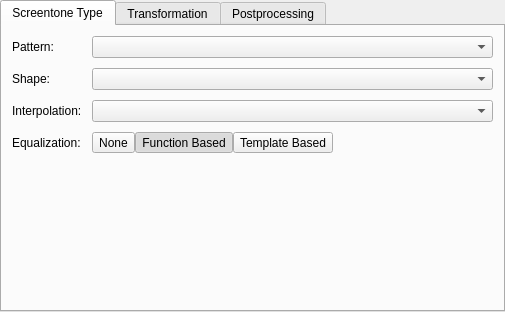
<?xml version="1.0" encoding="UTF-8"?>
<ui version="4.0">
 <author>
    SPDX-FileCopyrightText: none
    SPDX-License-Identifier: GPL-3.0-or-later
  </author>
 <class>ScreentoneConfigWidget</class>
 <widget class="QWidget" name="ScreentoneConfigWidget">
  <property name="geometry">
   <rect>
    <x>0</x>
    <y>0</y>
    <width>505</width>
    <height>312</height>
   </rect>
  </property>
  <property name="sizePolicy">
   <sizepolicy hsizetype="Preferred" vsizetype="Preferred">
    <horstretch>0</horstretch>
    <verstretch>0</verstretch>
   </sizepolicy>
  </property>
  <layout class="QVBoxLayout" name="verticalLayout">
   <property name="spacing">
    <number>0</number>
   </property>
   <property name="leftMargin">
    <number>0</number>
   </property>
   <property name="topMargin">
    <number>0</number>
   </property>
   <property name="rightMargin">
    <number>0</number>
   </property>
   <property name="bottomMargin">
    <number>0</number>
   </property>
   <item>
    <widget class="QTabWidget" name="tabWidget">
     <property name="currentIndex">
      <number>0</number>
     </property>
     <property name="usesScrollButtons">
      <bool>false</bool>
     </property>
     <widget class="QWidget" name="tabScreentoneType">
      <attribute name="title">
       <string>Screentone Type</string>
      </attribute>
      <layout class="QVBoxLayout" name="verticalLayout_2" stretch="0,1">
       <property name="spacing">
        <number>0</number>
       </property>
       <property name="leftMargin">
        <number>10</number>
       </property>
       <property name="topMargin">
        <number>10</number>
       </property>
       <property name="rightMargin">
        <number>10</number>
       </property>
       <property name="bottomMargin">
        <number>10</number>
       </property>
       <item>
        <layout class="QFormLayout" name="formLayout">
         <property name="horizontalSpacing">
          <number>10</number>
         </property>
         <property name="verticalSpacing">
          <number>10</number>
         </property>
         <item row="0" column="0">
          <widget class="QLabel" name="labelPattern">
           <property name="text">
            <string>Pattern:</string>
           </property>
          </widget>
         </item>
         <item row="0" column="1">
          <widget class="QComboBox" name="comboBoxPattern">
           <property name="sizePolicy">
            <sizepolicy hsizetype="Expanding" vsizetype="Fixed">
             <horstretch>0</horstretch>
             <verstretch>0</verstretch>
            </sizepolicy>
           </property>
          </widget>
         </item>
         <item row="1" column="0">
          <widget class="QLabel" name="labelShape">
           <property name="text">
            <string>Shape:</string>
           </property>
          </widget>
         </item>
         <item row="1" column="1">
          <widget class="QComboBox" name="comboBoxShape">
           <property name="sizePolicy">
            <sizepolicy hsizetype="Expanding" vsizetype="Fixed">
             <horstretch>0</horstretch>
             <verstretch>0</verstretch>
            </sizepolicy>
           </property>
          </widget>
         </item>
         <item row="2" column="0">
          <widget class="QLabel" name="labelInterpolation">
           <property name="text">
            <string>Interpolation:</string>
           </property>
          </widget>
         </item>
         <item row="2" column="1">
          <widget class="QComboBox" name="comboBoxInterpolation">
           <property name="sizePolicy">
            <sizepolicy hsizetype="Expanding" vsizetype="Fixed">
             <horstretch>0</horstretch>
             <verstretch>0</verstretch>
            </sizepolicy>
           </property>
          </widget>
         </item>
         <item row="3" column="0">
          <widget class="QLabel" name="labelEqualize">
           <property name="text">
            <string>Equalization:</string>
           </property>
          </widget>
         </item>
         <item row="3" column="1">
          <layout class="QHBoxLayout" name="horizontalLayout_10">
           <property name="spacing">
            <number>0</number>
           </property>
           <property name="rightMargin">
            <number>0</number>
           </property>
           <item>
            <widget class="KoGroupButton" name="buttonEqualizationNone">
             <property name="text">
              <string comment="Screentone equalization mode">None</string>
             </property>
             <property name="checkable">
              <bool>true</bool>
             </property>
             <attribute name="buttonGroup">
              <string notr="true">buttonGroup_2</string>
             </attribute>
            </widget>
           </item>
           <item>
            <widget class="KoGroupButton" name="buttonEqualizationFunctionBased">
             <property name="text">
              <string comment="Screentone equalization mode">Function Based</string>
             </property>
             <property name="checkable">
              <bool>true</bool>
             </property>
             <property name="checked">
              <bool>true</bool>
             </property>
             <attribute name="buttonGroup">
              <string notr="true">buttonGroup_2</string>
             </attribute>
            </widget>
           </item>
           <item>
            <widget class="KoGroupButton" name="buttonEqualizationTemplateBased">
             <property name="text">
              <string comment="Screentone equalization mode">Template Based</string>
             </property>
             <property name="checkable">
              <bool>true</bool>
             </property>
             <attribute name="buttonGroup">
              <string notr="true">buttonGroup_2</string>
             </attribute>
            </widget>
           </item>
          </layout>
         </item>
        </layout>
       </item>
       <item>
        <spacer name="verticalSpacer">
         <property name="orientation">
          <enum>Qt::Vertical</enum>
         </property>
         <property name="sizeHint" stdset="0">
          <size>
           <width>0</width>
           <height>0</height>
          </size>
         </property>
        </spacer>
       </item>
      </layout>
     </widget>
     <widget class="QWidget" name="tabTransformation">
      <attribute name="title">
       <string>Transformation</string>
      </attribute>
      <layout class="QVBoxLayout" name="verticalLayout_3" stretch="0,1">
       <property name="spacing">
        <number>0</number>
       </property>
       <property name="leftMargin">
        <number>10</number>
       </property>
       <property name="topMargin">
        <number>10</number>
       </property>
       <property name="rightMargin">
        <number>10</number>
       </property>
       <property name="bottomMargin">
        <number>10</number>
       </property>
       <item>
        <layout class="QFormLayout" name="layoutTransformation">
         <property name="horizontalSpacing">
          <number>10</number>
         </property>
         <property name="verticalSpacing">
          <number>10</number>
         </property>
         <property name="leftMargin">
          <number>0</number>
         </property>
         <property name="topMargin">
          <number>0</number>
         </property>
         <property name="rightMargin">
          <number>0</number>
         </property>
         <property name="bottomMargin">
          <number>0</number>
         </property>
         <item row="0" column="0">
          <widget class="QLabel" name="labelSizeMode">
           <property name="text">
            <string>Size Mode:</string>
           </property>
          </widget>
         </item>
         <item row="0" column="1">
          <layout class="QHBoxLayout" name="horizontalLayout_9">
           <property name="spacing">
            <number>0</number>
           </property>
           <item>
            <widget class="KoGroupButton" name="buttonSizeModeResolutionBased">
             <property name="text">
              <string>Resolution based</string>
             </property>
             <property name="checkable">
              <bool>true</bool>
             </property>
             <property name="checked">
              <bool>true</bool>
             </property>
             <attribute name="buttonGroup">
              <string notr="true">buttonGroup</string>
             </attribute>
            </widget>
           </item>
           <item>
            <widget class="KoGroupButton" name="buttonSizeModePixelBased">
             <property name="text">
              <string>Pixel based</string>
             </property>
             <property name="checkable">
              <bool>true</bool>
             </property>
             <attribute name="buttonGroup">
              <string notr="true">buttonGroup</string>
             </attribute>
            </widget>
           </item>
           <item>
            <spacer name="horizontalSpacer">
             <property name="orientation">
              <enum>Qt::Horizontal</enum>
             </property>
             <property name="sizeHint" stdset="0">
              <size>
               <width>0</width>
               <height>0</height>
              </size>
             </property>
            </spacer>
           </item>
          </layout>
         </item>
         <item row="1" column="0">
          <widget class="QLabel" name="labelResolution">
           <property name="text">
            <string>Resolution:</string>
           </property>
          </widget>
         </item>
         <item row="1" column="1">
          <widget class="QWidget" name="containerResolution" native="true">
           <layout class="QHBoxLayout" name="horizontalLayout_8" stretch="0,0,0">
            <property name="spacing">
             <number>5</number>
            </property>
            <property name="leftMargin">
             <number>0</number>
            </property>
            <property name="topMargin">
             <number>0</number>
            </property>
            <property name="rightMargin">
             <number>0</number>
            </property>
            <property name="bottomMargin">
             <number>0</number>
            </property>
            <item>
             <widget class="KisDoubleSliderSpinBox" name="sliderResolution" native="true">
              <property name="sizePolicy">
               <sizepolicy hsizetype="Expanding" vsizetype="Preferred">
                <horstretch>0</horstretch>
                <verstretch>0</verstretch>
               </sizepolicy>
              </property>
             </widget>
            </item>
            <item>
             <widget class="QComboBox" name="comboBoxUnits">
              <item>
               <property name="text">
                <string>Inches</string>
               </property>
              </item>
              <item>
               <property name="text">
                <string>Centimeters</string>
               </property>
              </item>
             </widget>
            </item>
            <item>
             <widget class="QPushButton" name="buttonResolutionFromImage">
              <property name="enabled">
               <bool>false</bool>
              </property>
              <property name="text">
               <string>Get from Image</string>
              </property>
             </widget>
            </item>
           </layout>
          </widget>
         </item>
         <item row="2" column="0">
          <widget class="QLabel" name="labelFrequency">
           <property name="text">
            <string>Frequency:</string>
           </property>
          </widget>
         </item>
         <item row="2" column="1">
          <widget class="QWidget" name="containerFrequency" native="true">
           <layout class="QHBoxLayout" name="horizontalLayout_6">
            <property name="spacing">
             <number>5</number>
            </property>
            <property name="leftMargin">
             <number>0</number>
            </property>
            <property name="topMargin">
             <number>0</number>
            </property>
            <property name="rightMargin">
             <number>0</number>
            </property>
            <property name="bottomMargin">
             <number>0</number>
            </property>
            <item>
             <widget class="KisDoubleSliderSpinBox" name="sliderFrequencyX" native="true">
              <property name="sizePolicy">
               <sizepolicy hsizetype="Expanding" vsizetype="Preferred">
                <horstretch>0</horstretch>
                <verstretch>0</verstretch>
               </sizepolicy>
              </property>
             </widget>
            </item>
            <item>
             <widget class="KoAspectButton" name="buttonConstrainFrequency" native="true"/>
            </item>
            <item>
             <widget class="KisDoubleSliderSpinBox" name="sliderFrequencyY" native="true">
              <property name="sizePolicy">
               <sizepolicy hsizetype="Expanding" vsizetype="Preferred">
                <horstretch>0</horstretch>
                <verstretch>0</verstretch>
               </sizepolicy>
              </property>
             </widget>
            </item>
           </layout>
          </widget>
         </item>
         <item row="4" column="0">
          <widget class="QLabel" name="labelSize">
           <property name="text">
            <string>Size:</string>
           </property>
          </widget>
         </item>
         <item row="4" column="1">
          <widget class="QWidget" name="containerSize" native="true">
           <layout class="QHBoxLayout" name="horizontalLayout_7">
            <property name="spacing">
             <number>5</number>
            </property>
            <property name="leftMargin">
             <number>0</number>
            </property>
            <property name="topMargin">
             <number>0</number>
            </property>
            <property name="rightMargin">
             <number>0</number>
            </property>
            <property name="bottomMargin">
             <number>0</number>
            </property>
            <item>
             <widget class="KisDoubleSliderSpinBox" name="sliderSizeX" native="true">
              <property name="sizePolicy">
               <sizepolicy hsizetype="Expanding" vsizetype="Preferred">
                <horstretch>0</horstretch>
                <verstretch>0</verstretch>
               </sizepolicy>
              </property>
              <property name="focusPolicy">
               <enum>Qt::WheelFocus</enum>
              </property>
             </widget>
            </item>
            <item>
             <widget class="KoAspectButton" name="buttonConstrainSize" native="true">
              <property name="focusPolicy">
               <enum>Qt::WheelFocus</enum>
              </property>
             </widget>
            </item>
            <item>
             <widget class="KisDoubleSliderSpinBox" name="sliderSizeY" native="true">
              <property name="sizePolicy">
               <sizepolicy hsizetype="Expanding" vsizetype="Preferred">
                <horstretch>0</horstretch>
                <verstretch>0</verstretch>
               </sizepolicy>
              </property>
              <property name="focusPolicy">
               <enum>Qt::WheelFocus</enum>
              </property>
             </widget>
            </item>
           </layout>
          </widget>
         </item>
         <item row="6" column="0">
          <widget class="QLabel" name="labelShear">
           <property name="text">
            <string>Shear:</string>
           </property>
          </widget>
         </item>
         <item row="6" column="1">
          <widget class="QWidget" name="containerShear" native="true">
           <layout class="QHBoxLayout" name="horizontalLayout_3">
            <property name="spacing">
             <number>5</number>
            </property>
            <property name="leftMargin">
             <number>0</number>
            </property>
            <property name="topMargin">
             <number>0</number>
            </property>
            <property name="rightMargin">
             <number>0</number>
            </property>
            <property name="bottomMargin">
             <number>0</number>
            </property>
            <item>
             <widget class="KisDoubleSliderSpinBox" name="sliderShearX" native="true">
              <property name="sizePolicy">
               <sizepolicy hsizetype="Expanding" vsizetype="Preferred">
                <horstretch>0</horstretch>
                <verstretch>0</verstretch>
               </sizepolicy>
              </property>
              <property name="focusPolicy">
               <enum>Qt::WheelFocus</enum>
              </property>
             </widget>
            </item>
            <item>
             <widget class="KisDoubleSliderSpinBox" name="sliderShearY" native="true">
              <property name="sizePolicy">
               <sizepolicy hsizetype="Expanding" vsizetype="Preferred">
                <horstretch>0</horstretch>
                <verstretch>0</verstretch>
               </sizepolicy>
              </property>
              <property name="focusPolicy">
               <enum>Qt::WheelFocus</enum>
              </property>
             </widget>
            </item>
           </layout>
          </widget>
         </item>
         <item row="7" column="0">
          <widget class="QLabel" name="labelRotationSimple">
           <property name="text">
            <string>Rotation:</string>
           </property>
          </widget>
         </item>
         <item row="7" column="1">
          <layout class="QHBoxLayout" name="horizontalLayout_5">
           <property name="spacing">
            <number>0</number>
           </property>
           <item>
            <widget class="KisAngleSelector" name="angleSelectorRotation" native="true">
             <property name="focusPolicy">
              <enum>Qt::WheelFocus</enum>
             </property>
            </widget>
           </item>
           <item>
            <spacer name="horizontalSpacer_2">
             <property name="orientation">
              <enum>Qt::Horizontal</enum>
             </property>
             <property name="sizeHint" stdset="0">
              <size>
               <width>0</width>
               <height>0</height>
              </size>
             </property>
            </spacer>
           </item>
          </layout>
         </item>
         <item row="8" column="0">
          <widget class="QLabel" name="label">
           <property name="text">
            <string>Align to Pixel Grid:</string>
           </property>
          </widget>
         </item>
         <item row="8" column="1">
          <layout class="QHBoxLayout" name="horizontalLayout" stretch="0,1,1">
           <property name="spacing">
            <number>5</number>
           </property>
           <item>
            <widget class="QCheckBox" name="checkBoxAlignToPixelGrid"/>
           </item>
           <item>
            <widget class="KisSliderSpinBox" name="sliderAlignToPixelGridX" native="true"/>
           </item>
           <item>
            <widget class="KisSliderSpinBox" name="sliderAlignToPixelGridY" native="true"/>
           </item>
          </layout>
         </item>
         <item row="5" column="0">
          <widget class="QLabel" name="labelPosition">
           <property name="text">
            <string comment="Geometric Position">Position:</string>
           </property>
          </widget>
         </item>
         <item row="5" column="1">
          <widget class="QWidget" name="containerPosition" native="true">
           <layout class="QHBoxLayout" name="horizontalLayout_11">
            <property name="spacing">
             <number>5</number>
            </property>
            <property name="leftMargin">
             <number>0</number>
            </property>
            <property name="topMargin">
             <number>0</number>
            </property>
            <property name="rightMargin">
             <number>0</number>
            </property>
            <property name="bottomMargin">
             <number>0</number>
            </property>
            <item>
             <widget class="KisDoubleSliderSpinBox" name="sliderPositionX" native="true">
              <property name="sizePolicy">
               <sizepolicy hsizetype="Expanding" vsizetype="Preferred">
                <horstretch>0</horstretch>
                <verstretch>0</verstretch>
               </sizepolicy>
              </property>
              <property name="focusPolicy">
               <enum>Qt::WheelFocus</enum>
              </property>
             </widget>
            </item>
            <item>
             <widget class="KisDoubleSliderSpinBox" name="sliderPositionY" native="true">
              <property name="sizePolicy">
               <sizepolicy hsizetype="Expanding" vsizetype="Preferred">
                <horstretch>0</horstretch>
                <verstretch>0</verstretch>
               </sizepolicy>
              </property>
              <property name="focusPolicy">
               <enum>Qt::WheelFocus</enum>
              </property>
             </widget>
            </item>
           </layout>
          </widget>
         </item>
        </layout>
       </item>
       <item>
        <spacer name="verticalSpacer_2">
         <property name="orientation">
          <enum>Qt::Vertical</enum>
         </property>
         <property name="sizeHint" stdset="0">
          <size>
           <width>0</width>
           <height>0</height>
          </size>
         </property>
        </spacer>
       </item>
      </layout>
     </widget>
     <widget class="QWidget" name="tabPostProcessing">
      <attribute name="title">
       <string>Postprocessing</string>
      </attribute>
      <layout class="QVBoxLayout" name="verticalLayout_4" stretch="0,1">
       <property name="spacing">
        <number>0</number>
       </property>
       <property name="leftMargin">
        <number>10</number>
       </property>
       <property name="topMargin">
        <number>10</number>
       </property>
       <property name="rightMargin">
        <number>10</number>
       </property>
       <property name="bottomMargin">
        <number>10</number>
       </property>
       <item>
        <layout class="QFormLayout" name="formLayout_3">
         <property name="horizontalSpacing">
          <number>10</number>
         </property>
         <property name="verticalSpacing">
          <number>10</number>
         </property>
         <item row="0" column="0">
          <widget class="QLabel" name="labelForeground">
           <property name="text">
            <string>Foreground:</string>
           </property>
          </widget>
         </item>
         <item row="0" column="1">
          <layout class="QHBoxLayout" name="horizontalLayout_2" stretch="1,2">
           <property name="spacing">
            <number>5</number>
           </property>
           <item>
            <widget class="KisColorButton" name="buttonForegroundColor">
             <property name="text">
              <string/>
             </property>
            </widget>
           </item>
           <item>
            <widget class="KisSliderSpinBox" name="sliderForegroundOpacity" native="true">
             <property name="sizePolicy">
              <sizepolicy hsizetype="Expanding" vsizetype="Minimum">
               <horstretch>0</horstretch>
               <verstretch>0</verstretch>
              </sizepolicy>
             </property>
             <property name="focusPolicy">
              <enum>Qt::WheelFocus</enum>
             </property>
            </widget>
           </item>
          </layout>
         </item>
         <item row="1" column="0">
          <widget class="QLabel" name="mLabelBackground">
           <property name="text">
            <string>Background:</string>
           </property>
          </widget>
         </item>
         <item row="1" column="1">
          <layout class="QHBoxLayout" name="horizontalLayout_4" stretch="1,2">
           <property name="spacing">
            <number>5</number>
           </property>
           <item>
            <widget class="KisColorButton" name="buttonBackgroundColor">
             <property name="text">
              <string/>
             </property>
            </widget>
           </item>
           <item>
            <widget class="KisSliderSpinBox" name="sliderBackgroundOpacity" native="true">
             <property name="sizePolicy">
              <sizepolicy hsizetype="Expanding" vsizetype="Minimum">
               <horstretch>0</horstretch>
               <verstretch>0</verstretch>
              </sizepolicy>
             </property>
             <property name="focusPolicy">
              <enum>Qt::WheelFocus</enum>
             </property>
            </widget>
           </item>
          </layout>
         </item>
         <item row="2" column="0">
          <widget class="QLabel" name="labelInvert">
           <property name="text">
            <string comment="Swapping FG and BG color in the screentone pattern">Invert:</string>
           </property>
          </widget>
         </item>
         <item row="2" column="1">
          <widget class="QCheckBox" name="checkBoxInvert">
           <property name="text">
            <string/>
           </property>
          </widget>
         </item>
         <item row="3" column="0">
          <widget class="QLabel" name="labelBrightness">
           <property name="text">
            <string>Brightness:</string>
           </property>
          </widget>
         </item>
         <item row="3" column="1">
          <widget class="KisDoubleSliderSpinBox" name="sliderBrightness" native="true">
           <property name="sizePolicy">
            <sizepolicy hsizetype="Expanding" vsizetype="Minimum">
             <horstretch>0</horstretch>
             <verstretch>0</verstretch>
            </sizepolicy>
           </property>
           <property name="focusPolicy">
            <enum>Qt::WheelFocus</enum>
           </property>
          </widget>
         </item>
         <item row="4" column="0">
          <widget class="QLabel" name="labelContrast">
           <property name="text">
            <string>Contrast:</string>
           </property>
          </widget>
         </item>
         <item row="4" column="1">
          <widget class="KisDoubleSliderSpinBox" name="sliderContrast" native="true">
           <property name="sizePolicy">
            <sizepolicy hsizetype="Expanding" vsizetype="Minimum">
             <horstretch>0</horstretch>
             <verstretch>0</verstretch>
            </sizepolicy>
           </property>
           <property name="focusPolicy">
            <enum>Qt::WheelFocus</enum>
           </property>
          </widget>
         </item>
        </layout>
       </item>
       <item>
        <spacer name="verticalSpacer_3">
         <property name="orientation">
          <enum>Qt::Vertical</enum>
         </property>
         <property name="sizeHint" stdset="0">
          <size>
           <width>0</width>
           <height>0</height>
          </size>
         </property>
        </spacer>
       </item>
      </layout>
     </widget>
    </widget>
   </item>
  </layout>
 </widget>
 <customwidgets>
  <customwidget>
   <class>KisDoubleSliderSpinBox</class>
   <extends>QWidget</extends>
   <header>kis_slider_spin_box.h</header>
   <container>1</container>
  </customwidget>
  <customwidget>
   <class>KisSliderSpinBox</class>
   <extends>QWidget</extends>
   <header>kis_slider_spin_box.h</header>
   <container>1</container>
  </customwidget>
  <customwidget>
   <class>KoAspectButton</class>
   <extends>QWidget</extends>
   <header>KoAspectButton.h</header>
   <container>1</container>
  </customwidget>
  <customwidget>
   <class>KisColorButton</class>
   <extends>QPushButton</extends>
   <header>kis_color_button.h</header>
  </customwidget>
  <customwidget>
   <class>KisAngleSelector</class>
   <extends>QWidget</extends>
   <header location="global">KisAngleSelector.h</header>
   <container>1</container>
  </customwidget>
  <customwidget>
   <class>KoGroupButton</class>
   <extends>QToolButton</extends>
   <header location="global">KoGroupButton.h</header>
  </customwidget>
 </customwidgets>
 <tabstops>
  <tabstop>buttonForegroundColor</tabstop>
  <tabstop>sliderForegroundOpacity</tabstop>
  <tabstop>buttonBackgroundColor</tabstop>
  <tabstop>sliderBackgroundOpacity</tabstop>
 </tabstops>
 <resources/>
 <connections/>
 <buttongroups>
  <buttongroup name="buttonGroup_2"/>
  <buttongroup name="buttonGroup"/>
 </buttongroups>
</ui>
